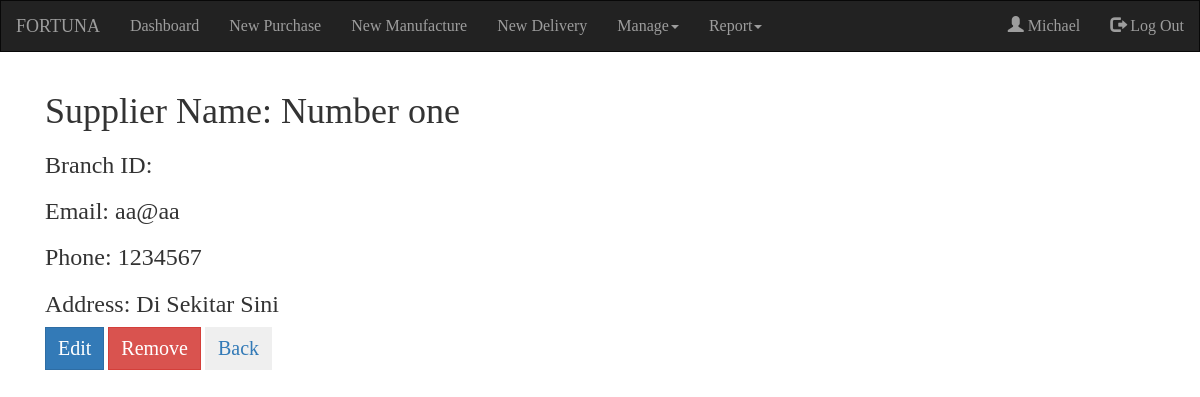
The page /suppdetail.php (signed in) on the database its author committed.
### tables this page shows
CREATE TABLE `supplier` (
  `suppId` int(11) NOT NULL,
  `suppName` varchar(30) NOT NULL,
  `suppAddress` text NOT NULL,
  `suppPhone` varchar(15) NOT NULL,
  `suppMail` varchar(50) NOT NULL,
  `suppStatus` tinyint(11) NOT NULL
);

### koneksi.php (called while the page is built, shortened)
<?php
$con=mysqli_connect('localhost', 'root', '', 'uas_pos');
function querySelect($query){
  global $con;
  $hello=mysqli_fetch_array(mysqli_query($con, $query));
  return $hello;
}
?>

### suppdetail.php (the view, shortened to what this page needs)
<?php
if(isset($_SESSION['empId'])){
  ?>
  <!DOCTYPE html>
  <html lang="en">
  <head>
    <link rel="stylesheet" href="https://maxcdn.bootstrapcdn.com/bootstrap/3.3.7/css/bootstrap.min.css">
    <link rel="stylesheet" href="css/css.css">
  </head>
  <body>
    <?php include('koneksi.php');
    $id=$_GET['id'];
    $hasil=querySelect("SELECT * FROM supplier WHERE suppStatus=1");
    $name=$hasil['suppName'];
    $phone=$hasil['suppPhone'];
    $mail=$hasil['suppMail'];
    $address=$hasil['suppAddress'];
    ?>
    <nav class="navbar navbar-inverse">
      <div class="container-fluid">
        <div class="navbar-header">
          <a class="navbar-brand" href="#">FORTUNA</a>
        </div>
        <ul class="nav navbar-nav">
          <li><a href="dashboard.php">Dashboard</a></li>
            <li><a href="newpurchase.php">New Purchase</a></li>
            <li><a href="newmanufactur.php">New Manufacture</a></li>
            <li><a href="newdelivery.php">New Delivery</a></li>
            <?php
              if($_SESSION['positionAccess'] <= 2){
                ?>
          <li class="dropdown"><a class="dropdown-toggle" data-toggle="dropdown"href="#">Manage<span class="caret"></span></a>
          </li>
            <?php
              }
            ?>
            <li class="dropdown"><a class="dropdown-toggle" data-toggle="dropdown"href="#">Report<span class="caret"></span></a>
          </li>
        </ul>
        <ul class="nav navbar-nav navbar-right">
          <li><a href="#"><span class="glyphicon glyphicon-user"></span> <?php echo $_SESSION['name']?></a> </li>
          <li><a href="login.php?logout=1"><span class="glyphicon glyphicon-log-out"></span> Log Out</a></li>
      </ul>
      </div>
    </nav>
    <div class="container">
        <div class="col-sm-9">
            <h1>Supplier Name: <?php echo $name?></h1>
            <h3>Branch ID: <?php echo $id?></h3>
            <h3>Email: <?php echo $mail?></h3>
            <h3>Phone: <?php echo $phone?></h3>
            <h3>Address: <?php echo $address?></h3>
            <a href="braedit.php?id=<?php echo $id ?>"><button class='btn btn-primary' style="font-size:20px">Edit</button></a>
            <button class='btn btn-danger' style="font-size:20px" onclick="del()">Remove</button>
            <a href="mansupp.php"><button class='btn' style="font-size:20px">Back</button></a>
        </div>
    </div>
  </body>
  </html>
<?php
}else{
header("location:login.php?lfail=1");
} ?>

### css/css.css (style rules this page uses)
body { font-family: moon; font-size: 16px; }
.navbar-brand { font-family: oneday; }
.nav { font-size: 16px; }

### suppdetail.php (style rules this page uses)
* { border-radius: 0 !important; }

### rows shown on the page
supplier: suppName "Number one", suppMail "aa@aa", suppPhone "1234567", suppAddress "Di Sekitar Sini"

### other values the page prints
$_SESSION['name'] "Michael"
